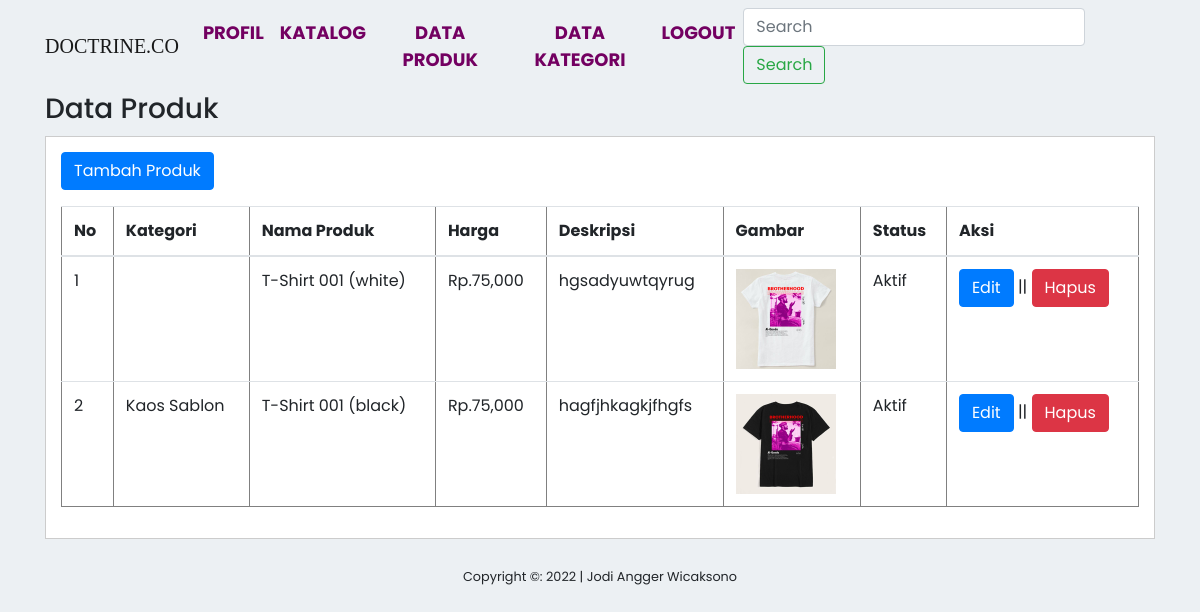
The app's page /data-produk.php (signed in) with its own data.
### tables this page shows
CREATE TABLE `tb_product` (
  `product_id` int(11) NOT NULL,
  `category_id` int(11) NOT NULL,
  `product_name` varchar(100) NOT NULL,
  `product_price` int(11) NOT NULL,
  `product_description` text NOT NULL,
  `product_image` varchar(100) NOT NULL,
  `product_status` tinyint(4) NOT NULL,
  `date_create` timestamp NOT NULL DEFAULT current_timestamp()
);

CREATE TABLE `tb_category` (
  `category_id` int(11) NOT NULL,
  `category_name` varchar(25) NOT NULL
);

### data-produk.php (the view, shortened to what this page needs)
<?php
	include "db.php";
	include "header.php";
?>
<!DOCTYPE html>
<html>
<head>
    <link rel="stylesheet" href="https://maxcdn.bootstrapcdn.com/bootstrap/4.0.0/css/bootstrap.min.css">
    <link rel="stylesheet" type="text/css" href="https://use.fontawesome.com/releases/v5.7.2/css/all.css">
    <link rel="stylesheet" type="text/css" href="stylefixx.css">
</head>
<body>
      <div class="section">
        <div class="container">
          <h3>Data Produk</h3>
          <div class="box">
            <p><a href="tambah-produk.php" class="btn btn-primary">Tambah Produk</a></p>
            <table border="1" cellspacing="0" class="table">
              <thead>
                <tr>
                  <th>No</th>
                  <th>Kategori</th>
                  <th>Nama Produk</th>
                  <th>Harga</th>
                  <th>Deskripsi</th>
                  <th>Gambar</th>
                  <th>Status</th>
                  <th>Aksi</th>
                </tr>
              </thead>
              <tbody>
                <?php
                  $no = 1;
                  $produk = mysqli_query($conn, "SELECT * FROM tb_product LEFT JOIN tb_category USING (category_id) ORDER BY product_id DESC");
                  if(mysqli_num_rows($produk) > 0){
                  while ($row = mysqli_fetch_array($produk)){
                ?>
                <tr>
                  <td><?php echo $no++ ?></td>
                  <td><?php echo $row['category_name'] ?></td>
                  <td><?php echo $row['product_name'] ?></td>
                  <td>Rp.<?php echo number_format($row['product_price']) ?></td>
                  <td><?php echo $row['product_description'] ?></td>
                  <td><img src="gambar/<?php echo $row['product_image'] ?>" width="100px"></td>
                  <td><?php echo ($row['product_status'] == 0)? 'Tidak aktif':'Aktif'; ?></td>
                  <td>
                    <a href="edit-produk.php?id=<?php echo $row['product_id'] ?>" class="btn btn-primary">Edit</a> || <a href="proses-hapus.php?idp=<?php echo $row['product_id'] ?>" class="btn btn-danger" onclick="return confirm('hapus data?')">Hapus</a>
                  </td>
                </tr>
              <?php }}else{ ?>
                <tr>
                  <td colspan="8">Tidak ada data</td>
                </tr>
              <?php } ?>
              </tbody>
            </table>
          </div>
        </div>
      </div>
<footer>
  <div class="container">
    <small>Copyright &copy: 2022 | Jodi Angger Wicaksono</small>
  </div>
</footer>
</body>
</html>

### header.php (shortened to what this page needs)
<!DOCTYPE html>
<html>
<head>
    <link rel="stylesheet" href="https://maxcdn.bootstrapcdn.com/bootstrap/4.0.0/css/bootstrap.min.css">
    <link rel="stylesheet" type="text/css" href="stylefixx.css">
    <link rel="stylesheet" href="https://cdnjs.cloudflare.com/ajax/libs/animate.css/4.1.1/animate.min.css">
</head>
<body>
  <header>
    <nav class="navbar navbar-expand-lg navbar-light">
          <div class="container">
                <a class="navbar-brand" href="dashboard.php">DOCTRINE.CO</a>
            <div class="collapse navbar-collapse" id="navbarSupportedContent">
              <ul class="navbar-nav mr-auto">
                <li class="nav-item">
                  <a class="nav-link" href="profil.php">Profil<span class="sr-only">(current)</span></a>
                </li>
                <li class="nav-item">
                  <a class="nav-link" href="katalog.php">Katalog<span class="sr-only">(current)</span></a>
                </li>
                <li class="nav-item">
                  <a class="nav-link" href="data-produk.php">Data Produk<span class="sr-only">(current)</span></a>
                </li>
                <li class="nav-item">
                  <a class="nav-link" href="data-kategori.php">Data Kategori<span class="sr-only">(current)</span></a>
                </li>
                <li class="nav-item">
                  <a class="nav-link" href="logout.php">LOGOUT<span class="sr-only">(current)</span></a>
                </li>
              </ul>
              <form class="form-inline my-2 my-lg-0">
                <input class="form-control mr-sm-2" type="search" placeholder="Search" aria-label="Search">
                <button class="btn btn-outline-success my-2 my-sm-0" type="submit">Search</button>
              </form>
            </div>
        </div>
        </nav>
  </header>
</body>
</html>

### stylefixx.css (style rules this page uses)
* { padding: 0; box-sizing: border-box; font-family: 'Poppins', sans-serif; }
.navbar-brand { font-family: 'Permanent marker', cursive; }
.navbar-nav a { font-family: poppins; font-size: 18px; text-transform: uppercase; font-weight: bold; }
body { background: #ecf0f3; }
.navbar-light .navbar-nav .nav-link { color: #730061; }
.navbar-nav { text-align: center; }
.nav-link { padding: .2rem 1rem; }
.box { background-color: #fff; border: 1px solid #ccc; padding: 15px; box-sizing: border-box; margin: 10px 0 25px 0; }
footer { padding-bottom: 10px; text-align: center; }

### records on screen
tb_product: product_name "T-Shirt 001 (white)", product_price "75,000", product_description "hgsadyuwtqyrug", product_image (picture), product_status "Aktif"
tb_product: category.category_name "Kaos Sablon", product_name "T-Shirt 001 (black)", product_price "75,000", product_description "hagfjhkagkjfhgfs", product_image (picture), product_status "Aktif"
